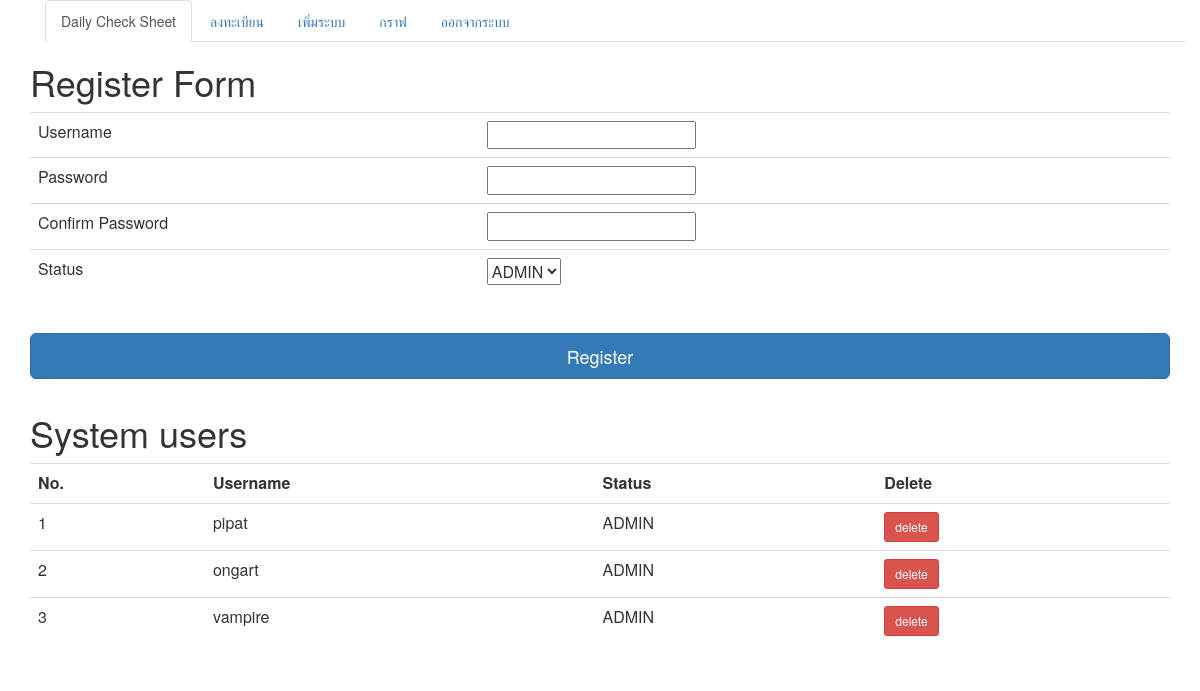
Page /RegisterForm.php (signed in) on the committed database.
### tables this page shows
CREATE TABLE `tbuser` (
  `u_id` int(10) NOT NULL,
  `u_name` varchar(50) NOT NULL,
  `u_pass` varchar(50) NOT NULL,
  `status` varchar(10) NOT NULL
);

### RegisterForm.php (the view, shortened to what this page needs)
<?php
    require_once("conn.php");
        ?>
<html>
<head>
<meta http-equiv="Content-Type" content="text/html; charset=utf-8"></head>
<link rel="stylesheet" href="https://maxcdn.bootstrapcdn.com/bootstrap/3.3.7/css/bootstrap.min.css">
<body>
<div class="container">
  <?php include_once 'manuBar.php';  ?>
</div>
<div class="container">
<form name="frmregister" method="post" action="saveform.php">
  <h1>Register Form</h1>
  <table class="table table-hover">
    <tbody>
      <tr>
        <td > Username</td>
        <td >
          <input name="txtUsername" type="text" id="txtUsername">
        </td>
      </tr>
      <tr>
        <td> Password</td>
        <td><input name="txtPassword" type="password" id="txtPassword">
        </td>
      </tr>
      <tr>
        <td> Confirm Password</td>
        <td><input name="txtConPassword" type="password" id="txtConPassword">
        </td>
      </tr>
      <tr>
        <td> Status</td>
        <td>
          <select name="status" id="status">
            <option value="ADMIN">ADMIN</option>
          </select>
</td>
      </tr>
    </tbody>
  </table>
  <br>
  <input type="submit" name="Submit" class="btn btn-primary btn-lg btn-block" value="Register">
  </div>
<div class="container">
<form>
<h1>System users</h1>
<?
$tbuser = "SELECT * FROM tbuser ";
    $rows=@mysqli_query($con,$tbuser);
    ?>
        <table  class="table table-hover" >
         <tr>
        <th>No.</th>
        <th>Username</th>
        <th>Status</th>
        <th>Delete</th>
        </tr>
<?php
    while ($num=mysqli_fetch_array($rows)) {
?>
        <tr>
        <td align="left"><? echo $num["u_id"]; ?></td>
        <td align="left"><? echo $num["u_name"]; ?></td>
        <td align="left"><? echo $num["status"]; ?></td>
        <td><input type="button" name="delete" value="delete" class="btn btn-danger btn-sm delete_user" id="<?php echo $num['u_id'];?>"></td>
        </tr>
<? } ?>
        </table>
      </form></div>
</body>
</html>

### rows in the picture
tbuser: u_id "1", u_name "pipat", status "ADMIN"
tbuser: u_id "2", u_name "ongart", status "ADMIN"
tbuser: u_id "3", u_name "vampire", status "ADMIN"
